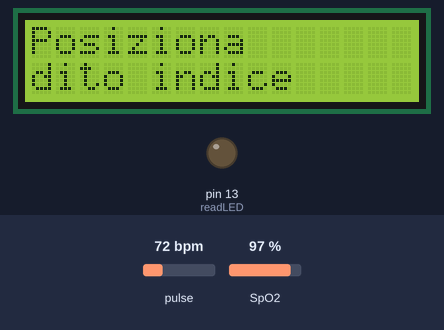
Bench run of a sketch on a simulated Arduino Uno, built with avr-gcc and run on an emulated ATmega328P. Shown: 16×2 character LCD, output pins drawn as LEDs (lit = HIGH). Dashed ring = blinking. Inputs (shaded band) come from the test bench; at power-on: SpO2 97 %, pulse 72 bpm.

Above: at 0.1 s.
At 4.3 s:
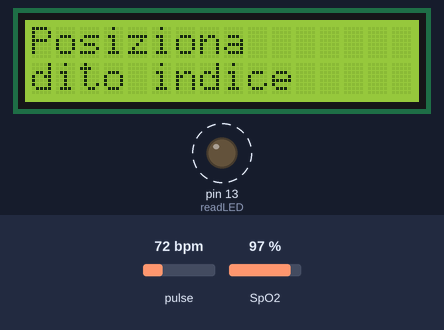
4.4 s: SpO2 set to 100 %
13.7 s: SpO2 set to 80 %
Timing chart, 0 to 70.5 s (numbered marks = the images above; inputs shaded):
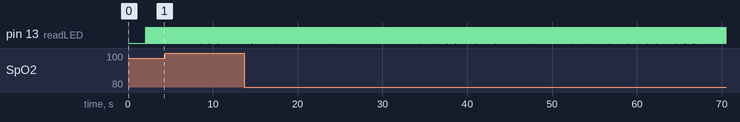

Measured:
- by itself, pin 13 (readLED): alternates HIGH for 0.02 s and LOW for 0.02 s

The sketch:

Saturimetro.ino
```cpp
/*
  Based on the example "Example8_SPO2" of library "SparkFun_MAX3010x_Sensor_Library"

  Hardware Connections (Breakoutboard to Arduino):
  -5V = 5V (3.3V is allowed)
  -GND = GND
  -SDA = A4 (or SDA)
  -SCL = A5 (or SCL)
  -INT = Not connected

  The MAX30105 Breakout can handle 5V or 3.3V I2C logic. We recommend powering the board with 5V
  but it will also run at 3.3V.
*/

#include <Wire.h>
#include "MAX30105.h"
#include "spo2_algorithm.h"

#include <LiquidCrystal_I2C.h>
LiquidCrystal_I2C lcd(0x27, 16, 2);

MAX30105 particleSensor;

#define MAX_BRIGHTNESS        255
#define MAX_ERROR_INF         0.95
#define MAX_ERROR_SUP         1.05
#define TIME_RESET            5000    //ms

#if defined(__AVR_ATmega328P__) || defined(__AVR_ATmega168__)
//Arduino Uno doesn't have enough SRAM to store 100 samples of IR led data and red led data in 32-bit format
//To solve this problem, 16-bit MSB of the sampled data will be truncated. Samples become 16-bit data.
uint16_t irBuffer[100]; //infrared LED sensor data
uint16_t redBuffer[100];  //red LED sensor data
#else
uint32_t irBuffer[100]; //infrared LED sensor data
uint32_t redBuffer[100];  //red LED sensor data
#endif
uint32_t timerReset;

int32_t bufferLength; //data length
int32_t spo2; //SPO2 value
int32_t memSpo2 = 100;
int8_t validSPO2; //indicator to show if the SPO2 calculation is valid
int32_t heartRate; //heart rate value
int8_t validHeartRate; //indicator to show if the heart rate calculation is valid

float DiffReadings;

byte readLED = 13; //Blinks with each data read

void setup()
{
  lcd.begin();
  // Turn on the blacklight and print a message.
  lcd.backlight();
  lcd.setCursor(0, 0);
  lcd.print("Posiziona");
  lcd.setCursor(0, 1);
  lcd.print("dito indice");

  pinMode(readLED, OUTPUT);

  // Initialize sensor
  if (!particleSensor.begin(Wire, I2C_SPEED_FAST)) //Use default I2C port, 400kHz speed
  {
    lcd.setCursor(0, 0);
    lcd.print("Controlla");
    lcd.setCursor(0, 1);
    lcd.print("i collegamenti");
    while (1);
  }

  byte ledBrightness = 60; //def: 60, Options: 0=Off to 255=50mA
  byte sampleAverage = 4; //Options: 1, 2, 4, 8, 16, 32
  byte ledMode = 2; //Options: 1 = Red only, 2 = Red + IR, 3 = Red + IR + Green
  byte sampleRate = 200; //def:100 Options: 50, 100, 200, 400, 800, 1000, 1600, 3200
  int pulseWidth = 411; //Options: 69, 118, 215, 411
  int adcRange = 4096; //Options: 2048, 4096, 8192, 16384

  particleSensor.setup(ledBrightness, sampleAverage, ledMode, sampleRate, pulseWidth, adcRange); //Configure sensor with these settings
}

void loop()
{
  bufferLength = 100; //buffer length of 100 stores 4 seconds of samples running at 25sps

  //read the first 100 samples, and determine the signal range
  for (byte i = 0 ; i < bufferLength ; i++)
  {
    while (particleSensor.available() == false) //do we have new data?
      particleSensor.check(); //Check the sensor for new data

    redBuffer[i] = particleSensor.getRed();
    irBuffer[i] = particleSensor.getIR();
    particleSensor.nextSample(); //We're finished with this sample so move to next sample
  }

  //calculate heart rate and SpO2 after first 100 samples (first 4 seconds of samples)
  maxim_heart_rate_and_oxygen_saturation(irBuffer, bufferLength, redBuffer, &spo2, &validSPO2, &heartRate, &validHeartRate);

  //Continuously taking samples from MAX30102.  Heart rate and SpO2 are calculated every 1 second
  while (1)
  {
    //dumping the first 25 sets of samples in the memory and shift the last 75 sets of samples to the top
    for (byte i = 25; i < 100; i++)
    {
      redBuffer[i - 25] = redBuffer[i];
      irBuffer[i - 25] = irBuffer[i];
    }

    //take 25 sets of samples before calculating the heart rate.
    for (byte i = 75; i < 100; i++)
    {
      while (particleSensor.available() == false) //do we have new data?
        particleSensor.check(); //Check the sensor for new data

      digitalWrite(readLED, !digitalRead(readLED)); //Blink onboard LED with every data read

      redBuffer[i] = particleSensor.getRed();
      irBuffer[i] = particleSensor.getIR();
      particleSensor.nextSample(); //We're finished with this sample so move to next sample
    }

    if (millis() > (timerReset + TIME_RESET))
    {
      lcd.clear();
      lcd.setCursor(0, 0);
      DiffReadings = spo2 / memSpo2;
      if ((spo2 < 0)||(DiffReadings > MAX_ERROR_SUP)||(DiffReadings < MAX_ERROR_INF))
      {
        lcd.print("Errore misura");
        lcd.setCursor(0, 1);
        lcd.print("Attendi...");
        timerReset = millis();
      }
      else
      {
        lcd.setCursor(0, 0);
        lcd.print("SPO2= ");
        lcd.print(spo2, DEC);
      }
      memSpo2 = spo2;
    }

    //After gathering 25 new samples recalculate HR and SP02
    maxim_heart_rate_and_oxygen_saturation(irBuffer, bufferLength, redBuffer, &spo2, &validSPO2, &heartRate, &validHeartRate);
  }
}
```

License.ino
```cpp
// (licence header left out)

```
